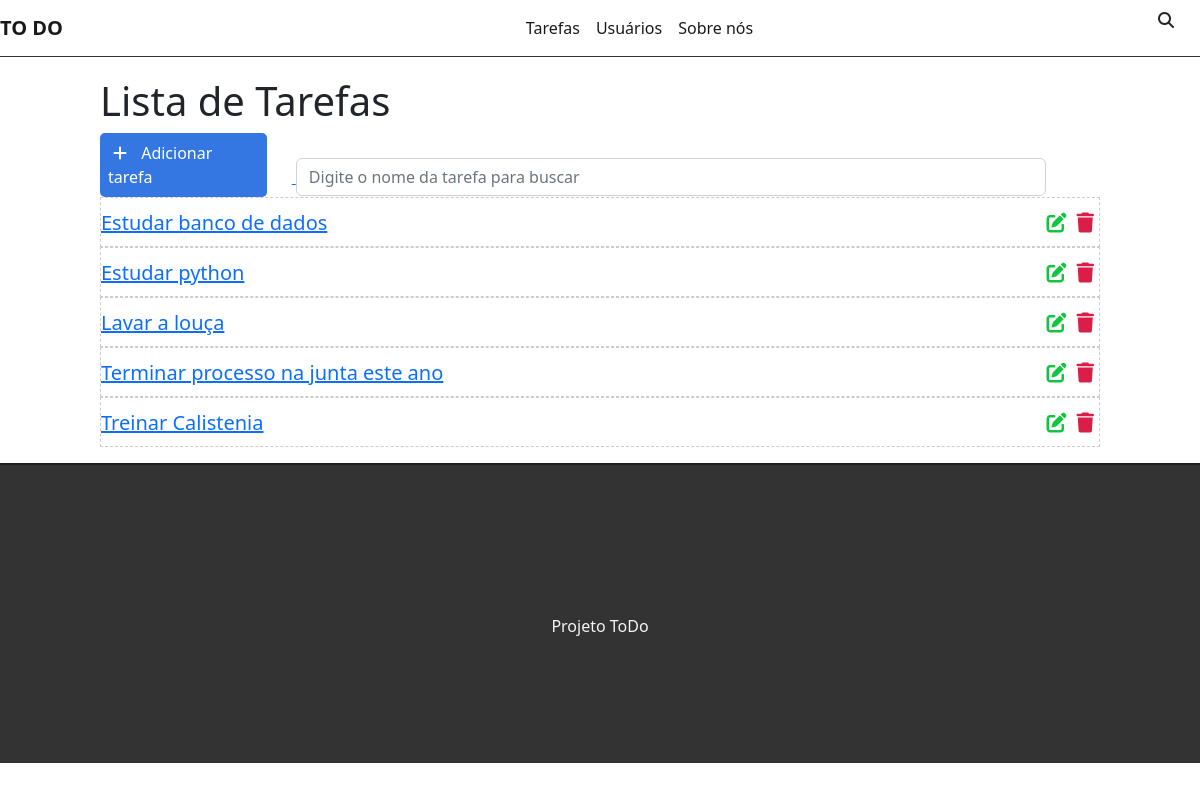
The page / on the database its author committed.
### tasks/models.py (models this page shows, shortened)
class Task(models.Model):
    STATUS = (
        ('doing', 'Doing'),
        ('done', 'Done'),
    )
    title = models.CharField(max_length=255)
    description = models.TextField()
    done = models.CharField(
        max_length=5,
        choices=STATUS,
    )
    created_at = models.DateTimeField(auto_now_add=True)
    updated_at = models.DateTimeField(auto_now=True)

### tasks/views.py (the view)
# urls.py: path('', views.taskList, name='task-list'),
def taskList(request):
    tasks = Task.objects.all().order_by('-created_at')
    return render(request, 'tasks/list.html', {'tasks': tasks})

### tasks/templates/tasks/list.html (shortened to what this page needs)
{% extends 'base.html' %}
{% block content %}
<div class="offset-1 col-10 list-div">
    <h1> Lista de Tarefas</h1>
    <a id="add-link" href="newtask/">
        <div class="col-2 add-div">
            <i class="fas fa-plus"></i> Adicionar tarefa
        </div>
    </a>
    <div class="col-9 search-div">
        <input class="form-control" type="text" id="search" name="search" placeholder="Digite o nome da tarefa para buscar">
        <i class="fas fa-search"></i>
    </div>
    <ul class="task-list">
        {% for task in tasks %}
        <li class="task-item">
            <span><a href="/task/{{task.id}}">{{task.title}}</a></span>
            <a href="delete/{{task.id}}"><span><i class="fas fa-trash"></i></span></a>
            <a href="edit/{{task.id}}"><span><i class="fas fa-edit"></i></span></a>
        </li>
        {% endfor %}
    </ul>
</div>
{% endblock %}

### tasks/static/css/styles.css (style rules this page uses)
.add-div { background-color: #3476e2; cursor: pointer; display: inline-block; color: #fff; padding: 8px; border-radius: 5px; margin-right: 25px; }
.fas.fa-plus { color: #fff; margin-right:10px; margin-left:5px }
.fas.fa-search { position:absolute; top:12px; right: 26px; }
.search-div { padding: 0px; margin-top:15px; margin: bottom 15px; display: inline-block; }
.task-list { padding-left: 0 ; }
.task-item { list-style: none; font-size:20px; height: 50px; padding-top: 10px; border:1px dashed #ccc; border-bottom: 1px dashed #ccc; }
.fas.fa-trash, .fas.fa-edit { cursor:pointer; margin: 5px; font-size:20px; float: right; }
.fas.fa-trash { color: #db1e47 }
.fas.fa-edit { color: #13c43f; }

### rows shown on the page
Task: title "Estudar banco de dados"
Task: title "Estudar python"
Task: title "Lavar a louça"
Task: title "Terminar processo na junta este ano"
Task: title "Treinar Calistenia"
